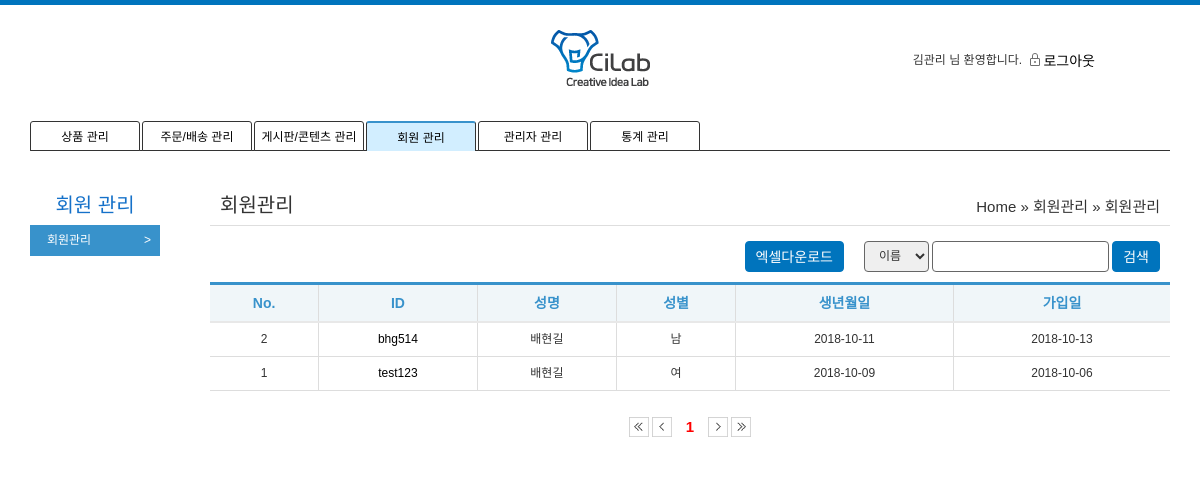
/admin/um/list.php (signed in), run on the app's committed database.
### tables this page shows
CREATE TABLE IF NOT EXISTS `tb_user` (
  `pk_no` int(11) NOT NULL AUTO_INCREMENT,
  `fd_id` varchar(50) DEFAULT NULL,
  `fd_pw` varchar(100) DEFAULT NULL,
  `fd_name` varchar(50) DEFAULT NULL,
  `fd_hp` varchar(50) DEFAULT NULL,
  `fd_mail` varchar(50) DEFAULT NULL,
  `fd_zip` varchar(50) DEFAULT NULL,
  `fd_address1` varchar(50) DEFAULT NULL,
  `fd_address2` varchar(50) DEFAULT NULL,
  `fd_reception` char(1) DEFAULT NULL,
  `fd_date` date DEFAULT NULL,
  `fd_gender` char(1) DEFAULT NULL,
  `fd_birthday` date DEFAULT NULL,
  `fd_type` char(1) DEFAULT 'u',
  PRIMARY KEY (`pk_no`)
);

### admin/um/list.php (the view, shortened to what this page needs)
<?php
	include '../admin_header.php';
	include './side.php';
	include_once("../../common.php");
	$page = $_GET['page'] ?? 1;
	$search = $_GET['search'] ?? '';
	$query_string = $_SERVER['QUERY_STRING'];
	$query_arr = explode('&', $query_string);
	$query_string ="";
	foreach ($query_arr as $query) {
		$query_sp = explode('=', $query);
		if($query_sp[0]!='page'){
			$query_string .= $query."&";
		}
	}
?>
<section class="container">
	<div>
		<div class="admin_title">회원관리</div>
		<div class="admin_position">Home  » 회원관리 » 회원관리</div>
		<hr class="garo" style="display: block;">
	</div>
	<div class="search_div">
		<select id="search_select">
			<option value="order_number">이름</option>
		</select>
		<input type="text" id="search_input">
		<a class="btn type05" id="user_search_btn">검색</a>
	</div>
	<div class="btn_div">
		<a class="btn type05" href="../data_download.php?type1=user">엑셀다운로드</a>
	</div>
	<table class="list-table">
		<thead class="admin_list">
			<tr>
				<th scope="col" class="thead_th">No.</th>
				<th scope="col" class="thead_th">ID</th>
				<th scope="col" class="thead_th">성명</th>
				<th scope="col" class="thead_th">성별</th>
				<th scope="col" class="thead_th">생년월일</th>
				<th scope="col" class="thead_th">가입일</th>
			</tr>
		</thead>
		<tbody>
				<?php
					$result = while_get_user_list($page,$search,"tb_user");
					while ($r = mysqli_fetch_array($result)) {
				?>
			<tr>
				<td class="tbody_td"><?= $r['row']?></td>
				<td class="tbody_td"><a href="detail.php?no=<?=$r["pk_no"]?>"><?= $r['fd_id']?></a></td>
				<td class="tbody_td"><?=$r['fd_name']?></td>
				<td class="tbody_td"><?php if($r['fd_gender']=='m') echo '남';else echo '여';?></td>
				<td class="tbody_td"><?=$r['fd_birthday']?></td>
				<td class="tbody_td"><?=$r['fd_date']?></td>
			</tr>
			<?php
				}
			?>
		</tbody>
	</table>
	<div class="page_nav">
		<a href="?<?=$query_string?>page=1">
			<img src="/images/icon/btn_first.png" alt="pre" id="first_img" class="page_nav_btn">
		</a>
		<a href="?<?=$query_string?>page=<?php if($page>1){ echo $page-1;}else{ echo '1';} ?>">
			<img src="/images/icon/btn_prev.png" alt="pre" id="prev_img" class="page_nav_btn" >
		</a>
		<?php
			$total_count = user_count($search);
			$page_info = make_page($page,$total_count,$query_string,10);
		?>
		<a href="?<?=$query_string?>page=<?php if($page<$page_info[0]){ echo $page+1;}else{ echo $page_info[1];} ?>">
			<img src="/images/icon/btn_next.png" alt="pre" id="next_img" class="page_nav_btn">
		</a>
		<a href="?<?=$query_string?>page=<?=$page_info[0]?>">
			<img src="/images/icon/btn_last.png" alt="pre" id="last_img" class="page_nav_btn">
		</a>
	</div>
</section>
</body>
</html>

### css/common.css (style rules this page uses)
* { margin:0; padding:0; font-family: 'Noto Sans KR', sans-serif; list-style:none; vertical-align:middle; }
a, div, p, td, th, select,option { font-size:12px; color:#333; }
article, aside, hgroup, header, footer, figure, figcaption, nav, section, time, mark, canvas, video, audio, details, summary { display:block; }
table { border-collapse:collapse; width:100%; }
img { vertical-align:middle; }
img, button { border:0px; }
a { text-decoration:none; }
input { box-sizing:border-box; }

### css/style.css (style rules this page uses)
html { overflow-y: scroll; }
html, body { height: 100%; }
.btn { display: inline-block; line-height: 1.2; cursor: pointer; }
.btn.type05 { padding: 0px 10px; box-sizing: border-box; line-height: 31px; height: 31px; font-size: 14px; color: #fff; vertical-align: middle; border: 1px solid #0074bd; border-radius: 4px; background: #0074bd; }
.page_nav { text-align: center; }

### css/default.css (style rules this page uses)
html { overflow-y:scroll }
body { margin:0;padding:0;font-size:0.75em }
html, h1, h2, h3, h4, h5, h6, form, fieldset, img { margin:0;padding:0;border:0 !important }
article, aside, details, figcaption, figure, footer, header, hgroup, menu, nav, section { display:block }
label, input, button, select, img { vertical-align:middle }
input, button { margin:0;padding:0;font-size:1em }
textarea, select { font-size:1em }
select { margin:0 }
hr { display:none }
a:link, a:visited { color:#000;text-decoration:none }

### admin/css/style.css (style rules this page uses)
* { margin: 0; padding: 0 }
body { font-family: "Lato", sans-serif, "맑은 고딕", font-size : 0.75em; color: #333 }
.container { float: right; width: calc(100% - 200px) !important; font-size: 28px; padding: 0 30px 30px 10px !important; }
hr.garo { border: solid #dedede; border-width: 1px 0 0; margin-top: 5px; margin-bottom: 5px; }
.admin_position { text-align: right; display: inline-block; margin-right: 10px; margin-top: 5px; font-size: 15px; float: right; }
.admin_title { text-align: left; display: inline-block; margin-left: 10px; font-size: 20px; width: 40%; }
.btn_div, .search_div { float: right; margin: 10px; }
#search_select, #search_input, #period_select, .hasDatepicker, #cate_sel { padding: 0px 10px; box-sizing: border-box; line-height: 31px; height: 31px; border-radius: 4px; border-style: solid; border: 1px solid #666; }
.admin_list { border-top: 2px solid #e8e8e8; border-bottom: 2px solid #e8e8e8; background: #f7f7f7; }
.page_nav { margin-top: 15px; text-align: center; }
.page_nav_btn { cursor: pointer; width: 20px; }
#search_select, .month_cal, .day_cal { float: left; }
#search_select { margin-right: 3px; }
table { border-collapse: collapse; border-top: 3px solid #3892cb; margin-bottom: 25px; }
table th { color: #3892cb; background: #f0f6f9; text-align: center; font-size: 14px !important; }
table th, table td { padding: 8px; border: 1px solid #ddd; }
table.list-table th:first-child, table.list-table td:first-child { border-left: 0; }
table.list-table th:last-child, table.list-table td:last-child { border-right: 0; }
table.list-table { text-align: center; }

### css/mobile.css (style rules this page uses)
html { overflow-y:scroll }
body { margin:0;padding:0;font-size:0.75em }
html, h1, h2, h3, h4, h5, h6, form, fieldset, img { margin:0;padding:0;border:0 }
article, aside, details, figcaption, figure, footer, header, hgroup, menu, nav, section { display:block }
label, input, button, select, img { vertical-align:middle }
input, button { margin:0;padding:0;font-size:1em }
input[type=text], input[type=password], input[type=submit], input[type=image], button { border-radius:0;font-size:1em;-webkit-appearance:none }
textarea, select { font-size:1em;font-family:dotum }
select { margin:0 }
hr { display:none }
a:link, a:visited { color:#000;text-decoration:none }

### data on the page
tb_user: row "2", fd "bhg514", fd_name "배현길", fd_gender "남", fd_birthday "2018-10-11", fd_date "2018-10-13"
tb_user: row "1", fd "test123", fd_name "배현길", fd_gender "여", fd_birthday "2018-10-09", fd_date "2018-10-06"

### other printed values
$user_name "김관리"
